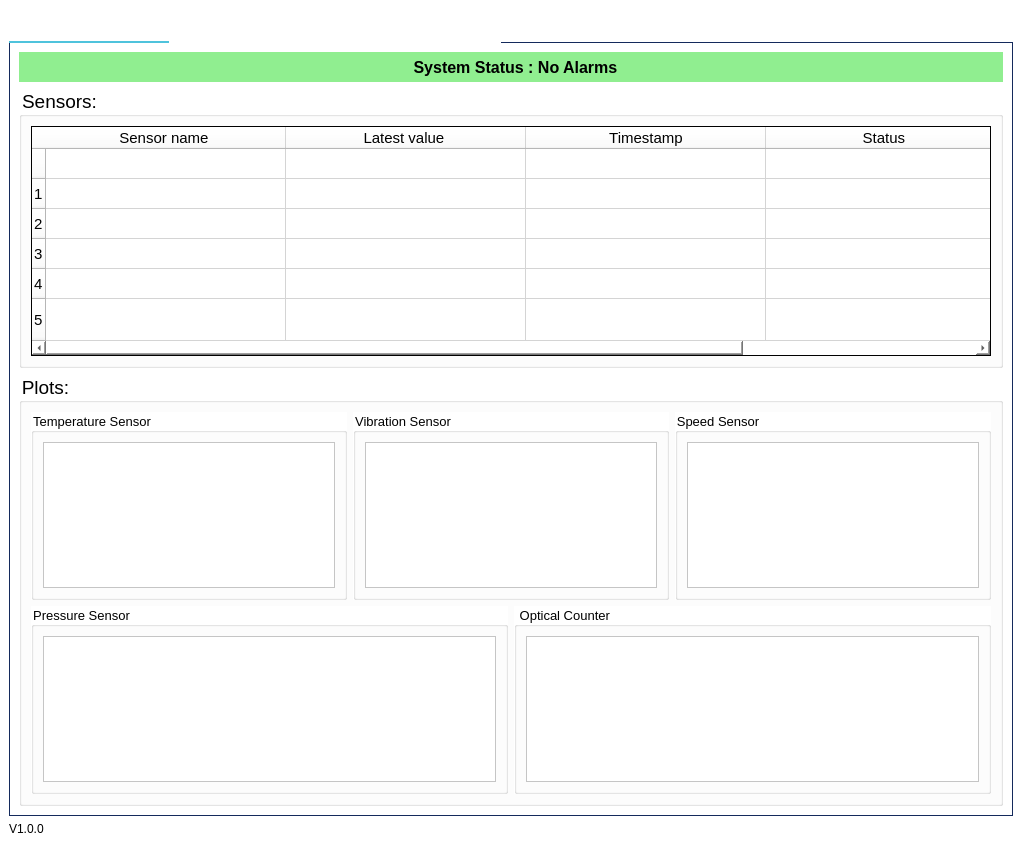
<?xml version="1.0" encoding="UTF-8"?>
<ui version="4.0">
 <class>MainWindow</class>
 <widget class="QMainWindow" name="MainWindow">
  <property name="geometry">
   <rect>
    <x>0</x>
    <y>0</y>
    <width>1022</width>
    <height>867</height>
   </rect>
  </property>
  <property name="windowTitle">
   <string>Production Line Sensor Dashboard </string>
  </property>
  <property name="windowIcon">
   <iconset>
    <normaloff>logo2424.png</normaloff>logo2424.png</iconset>
  </property>
  <property name="styleSheet">
   <string notr="true">QWidget {
    background-color: #ffffff;
}

</string>
  </property>
  <widget class="QWidget" name="centralwidget">
   <layout class="QGridLayout" name="gridLayout">
    <item row="0" column="0">
     <widget class="QTabWidget" name="tabWidget">
      <property name="styleSheet">
       <string notr="true">/* =========================
   QTabWidget – Base
   ========================= */
QTabWidget::pane {
    border: 1px solid #142a5c;
    background: #f5f8fc;
    top: -1px;
}

/* =========================
   QTabBar – Base Tabs
   ========================= */
QTabBar::tab {
    background: qlineargradient(
        x1:0, y1:0, x2:0, y2:1,
        stop:0 #2a4da3,
        stop:1 #1f3c88
    );

    color: white;
    font-family: &quot;Segoe UI&quot;;
    font-size: 11px;
    font-weight: 600;

    padding: 10px 20px;
    margin-right: 4px;

    border: 0px solid #142a5c;
    border-bottom: none;

    border-top-left-radius: 8px;
    border-top-right-radius: 8px;

    min-width: 120px;
}

/* =========================
   Hover (Soft Cyan Accent)
   ========================= */
QTabBar::tab:hover {
    background: qlineargradient(
        x1:0, y1:0, x2:0, y2:1,
        stop:0 #4fc3dc,
        stop:1 #1f3c88
    );
}

/* =========================
   Selected Tab (Same as Hover)
   ========================= */
QTabBar::tab:selected {
    background: qlineargradient(
        x1:0, y1:0, x2:0, y2:1,
        stop:0 #4fc3dc,
        stop:1 #1f3c88
    );

    color: white;
    border: 0px solid #142a5c;
    border-bottom: 2px solid #4fc3dc;
}

/* Lift selected tab slightly (3D feel) */
QTabBar::tab:selected {
    margin-top: -2px;
}

/* =========================
   Disabled Tab
   ========================= */
QTabBar::tab:disabled {
    background: #bfcbe6;
    color: #6b7aa8;
}
</string>
      </property>
      <property name="currentIndex">
       <number>0</number>
      </property>
      <property name="iconSize">
       <size>
        <width>22</width>
        <height>22</height>
       </size>
      </property>
      <widget class="QWidget" name="tab">
       <attribute name="icon">
        <iconset>
         <normaloff>Icons/icons8-dashboard-22.png</normaloff>Icons/icons8-dashboard-22.png</iconset>
       </attribute>
       <attribute name="title">
        <string>Dashboard</string>
       </attribute>
       <layout class="QGridLayout" name="gridLayout_2">
        <item row="0" column="0">
         <widget class="QLabel" name="System_Status_label">
          <property name="minimumSize">
           <size>
            <width>0</width>
            <height>30</height>
           </size>
          </property>
          <property name="font">
           <font>
            <pointsize>12</pointsize>
            <weight>75</weight>
            <italic>false</italic>
            <bold>true</bold>
            <underline>false</underline>
            <strikeout>false</strikeout>
           </font>
          </property>
          <property name="styleSheet">
           <string notr="true">background-color:lightgreen;</string>
          </property>
          <property name="text">
           <string>  System Status : No Alarms</string>
          </property>
          <property name="alignment">
           <set>Qt::AlignCenter</set>
          </property>
         </widget>
        </item>
        <item row="1" column="0">
         <widget class="QGroupBox" name="Sensors_groupBox">
          <property name="minimumSize">
           <size>
            <width>0</width>
            <height>280</height>
           </size>
          </property>
          <property name="maximumSize">
           <size>
            <width>16777215</width>
            <height>16777215</height>
           </size>
          </property>
          <property name="font">
           <font>
            <pointsize>14</pointsize>
           </font>
          </property>
          <property name="title">
           <string>Sensors:</string>
          </property>
          <layout class="QGridLayout" name="gridLayout_13">
           <item row="0" column="0">
            <widget class="QTableWidget" name="tableWidget">
             <property name="sizePolicy">
              <sizepolicy hsizetype="Expanding" vsizetype="Expanding">
               <horstretch>0</horstretch>
               <verstretch>0</verstretch>
              </sizepolicy>
             </property>
             <property name="font">
              <font>
               <pointsize>11</pointsize>
              </font>
             </property>
             <property name="frameShape">
              <enum>QFrame::Box</enum>
             </property>
             <property name="frameShadow">
              <enum>QFrame::Plain</enum>
             </property>
             <property name="horizontalScrollBarPolicy">
              <enum>Qt::ScrollBarAlwaysOn</enum>
             </property>
             <property name="sizeAdjustPolicy">
              <enum>QAbstractScrollArea::AdjustToContents</enum>
             </property>
             <attribute name="horizontalHeaderCascadingSectionResizes">
              <bool>true</bool>
             </attribute>
             <attribute name="horizontalHeaderDefaultSectionSize">
              <number>240</number>
             </attribute>
             <attribute name="horizontalHeaderHighlightSections">
              <bool>true</bool>
             </attribute>
             <attribute name="horizontalHeaderShowSortIndicator" stdset="0">
              <bool>true</bool>
             </attribute>
             <attribute name="horizontalHeaderStretchLastSection">
              <bool>true</bool>
             </attribute>
             <attribute name="verticalHeaderCascadingSectionResizes">
              <bool>true</bool>
             </attribute>
             <attribute name="verticalHeaderShowSortIndicator" stdset="0">
              <bool>true</bool>
             </attribute>
             <attribute name="verticalHeaderStretchLastSection">
              <bool>true</bool>
             </attribute>
             <row>
              <property name="text">
               <string/>
              </property>
              <property name="textAlignment">
               <set>AlignCenter</set>
              </property>
             </row>
             <row>
              <property name="text">
               <string>1</string>
              </property>
             </row>
             <row>
              <property name="text">
               <string>2</string>
              </property>
             </row>
             <row>
              <property name="text">
               <string>3</string>
              </property>
             </row>
             <row>
              <property name="text">
               <string>4</string>
              </property>
             </row>
             <row>
              <property name="text">
               <string>5</string>
              </property>
             </row>
             <column>
              <property name="text">
               <string>Sensor name </string>
              </property>
             </column>
             <column>
              <property name="text">
               <string>Latest value </string>
              </property>
             </column>
             <column>
              <property name="text">
               <string>Timestamp</string>
              </property>
             </column>
             <column>
              <property name="text">
               <string>Status </string>
              </property>
             </column>
            </widget>
           </item>
          </layout>
         </widget>
        </item>
        <item row="2" column="0">
         <widget class="QGroupBox" name="Plots_groupBox">
          <property name="font">
           <font>
            <pointsize>14</pointsize>
           </font>
          </property>
          <property name="title">
           <string>Plots:</string>
          </property>
          <layout class="QGridLayout" name="gridLayout_9">
           <item row="0" column="0">
            <layout class="QHBoxLayout" name="horizontalLayout">
             <item>
              <widget class="QGroupBox" name="groupBox">
               <property name="font">
                <font>
                 <pointsize>10</pointsize>
                </font>
               </property>
               <property name="title">
                <string>Temperature Sensor</string>
               </property>
               <layout class="QGridLayout" name="gridLayout_5">
                <item row="0" column="0">
                 <widget class="QGraphicsView" name="temp_graphicsView"/>
                </item>
               </layout>
              </widget>
             </item>
             <item>
              <widget class="QGroupBox" name="groupBox_2">
               <property name="font">
                <font>
                 <pointsize>10</pointsize>
                </font>
               </property>
               <property name="title">
                <string>Vibration Sensor</string>
               </property>
               <layout class="QGridLayout" name="gridLayout_6">
                <item row="0" column="0">
                 <widget class="QGraphicsView" name="vibration_graphicsView"/>
                </item>
               </layout>
              </widget>
             </item>
             <item>
              <widget class="QGroupBox" name="groupBox_3">
               <property name="font">
                <font>
                 <pointsize>10</pointsize>
                </font>
               </property>
               <property name="title">
                <string>Speed Sensor</string>
               </property>
               <layout class="QGridLayout" name="gridLayout_7">
                <item row="0" column="0">
                 <widget class="QGraphicsView" name="speed_graphicsView"/>
                </item>
               </layout>
              </widget>
             </item>
            </layout>
           </item>
           <item row="1" column="0">
            <layout class="QHBoxLayout" name="horizontalLayout_2">
             <item>
              <widget class="QGroupBox" name="groupBox_6">
               <property name="font">
                <font>
                 <pointsize>10</pointsize>
                </font>
               </property>
               <property name="title">
                <string>Pressure Sensor</string>
               </property>
               <layout class="QGridLayout" name="gridLayout_10">
                <item row="0" column="0">
                 <widget class="QGraphicsView" name="pressure_graphicsView"/>
                </item>
               </layout>
              </widget>
             </item>
             <item>
              <widget class="QGroupBox" name="groupBox_4">
               <property name="font">
                <font>
                 <pointsize>10</pointsize>
                </font>
               </property>
               <property name="title">
                <string> Optical Counter</string>
               </property>
               <layout class="QGridLayout" name="gridLayout_8">
                <item row="0" column="0">
                 <widget class="QGraphicsView" name="optical_counters_graphicsView"/>
                </item>
               </layout>
              </widget>
             </item>
            </layout>
           </item>
          </layout>
         </widget>
        </item>
       </layout>
      </widget>
      <widget class="QWidget" name="tab_2">
       <attribute name="icon">
        <iconset>
         <normaloff>Icons/icons8-alarm-22.png</normaloff>Icons/icons8-alarm-22.png</iconset>
       </attribute>
       <attribute name="title">
        <string>Alarm Log</string>
       </attribute>
       <layout class="QGridLayout" name="gridLayout_11">
        <item row="0" column="0">
         <layout class="QVBoxLayout" name="verticalLayout">
          <item>
           <widget class="QTextBrowser" name="Alarm_Log_textBrowser"/>
          </item>
          <item>
           <widget class="QPushButton" name="Clear_Alarms_Button">
            <property name="styleSheet">
             <string notr="true">QPushButton {
    background-color: qlineargradient(
        x1:0, y1:0, x2:0, y2:1,
        stop:0 #2a4da3,
        stop:1 #1f3c88
    );

    color: white;
    font-family: &quot;Segoe UI&quot;;
    font-size: 13px;
    font-weight: 600;

    padding: 8px 20px;
    padding-bottom: 10px;

    border-radius: 8px;
    border: 1px solid #142a5c;
}

QPushButton:hover {
    background-color: qlineargradient(
        x1:0, y1:0, x2:0, y2:1,
        stop:0 #4fc3dc,
        stop:1 #1f3c88
    );
}

QPushButton:pressed {
    background-color: #1f3c88;
    padding-top: 10px;
    padding-bottom: 8px;
}

QPushButton:disabled {
    background-color: #9fb0d9;
    color: #eeeeee;
    border: 1px solid #7a8bb5;
}
</string>
            </property>
            <property name="text">
             <string>Clear Alarms</string>
            </property>
           </widget>
          </item>
         </layout>
        </item>
       </layout>
      </widget>
      <widget class="QWidget" name="tab_3">
       <attribute name="icon">
        <iconset>
         <normaloff>Icons/icons8-maintenance-22.png</normaloff>Icons/icons8-maintenance-22.png</iconset>
       </attribute>
       <attribute name="title">
        <string>Maintenance Console</string>
       </attribute>
       <layout class="QGridLayout" name="gridLayout_3">
        <item row="0" column="0">
         <layout class="QVBoxLayout" name="verticalLayout_2">
          <item>
           <widget class="QLabel" name="label_2">
            <property name="font">
             <font>
              <pointsize>14</pointsize>
              <weight>50</weight>
              <bold>false</bold>
             </font>
            </property>
            <property name="text">
             <string>Live Log Viewer:</string>
            </property>
           </widget>
          </item>
          <item>
           <widget class="QTextBrowser" name="Live_Log_Viewer_textBrowser"/>
          </item>
         </layout>
        </item>
        <item row="1" column="0">
         <layout class="QHBoxLayout" name="horizontalLayout_3">
          <item>
           <spacer name="horizontalSpacer_8">
            <property name="orientation">
             <enum>Qt::Horizontal</enum>
            </property>
            <property name="sizeHint" stdset="0">
             <size>
              <width>40</width>
              <height>20</height>
             </size>
            </property>
           </spacer>
          </item>
          <item>
           <widget class="QPushButton" name="Restart_Simulation_Button">
            <property name="minimumSize">
             <size>
              <width>160</width>
              <height>30</height>
             </size>
            </property>
            <property name="styleSheet">
             <string notr="true">QPushButton {
    background-color: qlineargradient(
        x1:0, y1:0, x2:0, y2:1,
        stop:0 #2a4da3,
        stop:1 #1f3c88
    );

    color: white;
    font-family: &quot;Segoe UI&quot;;
    font-size: 13px;
    font-weight: 600;

    padding: 8px 20px;
    padding-bottom: 10px;

    border-radius: 8px;
    border: 1px solid #142a5c;
}

QPushButton:hover {
    background-color: qlineargradient(
        x1:0, y1:0, x2:0, y2:1,
        stop:0 #4fc3dc,
        stop:1 #1f3c88
    );
}

QPushButton:pressed {
    background-color: #1f3c88;
    padding-top: 10px;
    padding-bottom: 8px;
}

QPushButton:disabled {
    background-color: #9fb0d9;
    color: #eeeeee;
    border: 1px solid #7a8bb5;
}
</string>
            </property>
            <property name="text">
             <string>Restart Simulator</string>
            </property>
           </widget>
          </item>
          <item>
           <spacer name="horizontalSpacer_9">
            <property name="orientation">
             <enum>Qt::Horizontal</enum>
            </property>
            <property name="sizeHint" stdset="0">
             <size>
              <width>40</width>
              <height>20</height>
             </size>
            </property>
           </spacer>
          </item>
          <item>
           <widget class="QPushButton" name="Force_Refresh_Button">
            <property name="minimumSize">
             <size>
              <width>160</width>
              <height>30</height>
             </size>
            </property>
            <property name="styleSheet">
             <string notr="true">QPushButton {
    background-color: qlineargradient(
        x1:0, y1:0, x2:0, y2:1,
        stop:0 #2a4da3,
        stop:1 #1f3c88
    );

    color: white;
    font-family: &quot;Segoe UI&quot;;
    font-size: 13px;
    font-weight: 600;

    padding: 8px 20px;
    padding-bottom: 10px;

    border-radius: 8px;
    border: 1px solid #142a5c;
}

QPushButton:hover {
    background-color: qlineargradient(
        x1:0, y1:0, x2:0, y2:1,
        stop:0 #4fc3dc,
        stop:1 #1f3c88
    );
}

QPushButton:pressed {
    background-color: #1f3c88;
    padding-top: 10px;
    padding-bottom: 8px;
}

QPushButton:disabled {
    background-color: #9fb0d9;
    color: #eeeeee;
    border: 1px solid #7a8bb5;
}
</string>
            </property>
            <property name="text">
             <string>Force Refresh</string>
            </property>
           </widget>
          </item>
          <item>
           <spacer name="horizontalSpacer_10">
            <property name="orientation">
             <enum>Qt::Horizontal</enum>
            </property>
            <property name="sizeHint" stdset="0">
             <size>
              <width>40</width>
              <height>20</height>
             </size>
            </property>
           </spacer>
          </item>
          <item>
           <widget class="QPushButton" name="Snapshot_of_Values_Button">
            <property name="minimumSize">
             <size>
              <width>160</width>
              <height>30</height>
             </size>
            </property>
            <property name="styleSheet">
             <string notr="true">QPushButton {
    background-color: qlineargradient(
        x1:0, y1:0, x2:0, y2:1,
        stop:0 #2a4da3,
        stop:1 #1f3c88
    );

    color: white;
    font-family: &quot;Segoe UI&quot;;
    font-size: 13px;
    font-weight: 600;

    padding: 8px 20px;
    padding-bottom: 10px;

    border-radius: 8px;
    border: 1px solid #142a5c;
}

QPushButton:hover {
    background-color: qlineargradient(
        x1:0, y1:0, x2:0, y2:1,
        stop:0 #4fc3dc,
        stop:1 #1f3c88
    );
}

QPushButton:pressed {
    background-color: #1f3c88;
    padding-top: 10px;
    padding-bottom: 8px;
}

QPushButton:disabled {
    background-color: #9fb0d9;
    color: #eeeeee;
    border: 1px solid #7a8bb5;
}
</string>
            </property>
            <property name="text">
             <string>snapshot of values</string>
            </property>
           </widget>
          </item>
          <item>
           <spacer name="horizontalSpacer_11">
            <property name="orientation">
             <enum>Qt::Horizontal</enum>
            </property>
            <property name="sizeHint" stdset="0">
             <size>
              <width>40</width>
              <height>20</height>
             </size>
            </property>
           </spacer>
          </item>
          <item>
           <widget class="QPushButton" name="Clear_Alarms_Maintainance_Button">
            <property name="minimumSize">
             <size>
              <width>160</width>
              <height>30</height>
             </size>
            </property>
            <property name="styleSheet">
             <string notr="true">QPushButton {
    background-color: qlineargradient(
        x1:0, y1:0, x2:0, y2:1,
        stop:0 #2a4da3,
        stop:1 #1f3c88
    );

    color: white;
    font-family: &quot;Segoe UI&quot;;
    font-size: 13px;
    font-weight: 600;

    padding: 8px 20px;
    padding-bottom: 10px;

    border-radius: 8px;
    border: 1px solid #142a5c;
}

QPushButton:hover {
    background-color: qlineargradient(
        x1:0, y1:0, x2:0, y2:1,
        stop:0 #4fc3dc,
        stop:1 #1f3c88
    );
}

QPushButton:pressed {
    background-color: #1f3c88;
    padding-top: 10px;
    padding-bottom: 8px;
}

QPushButton:disabled {
    background-color: #9fb0d9;
    color: #eeeeee;
    border: 1px solid #7a8bb5;
}
</string>
            </property>
            <property name="text">
             <string>Clear Alarms</string>
            </property>
           </widget>
          </item>
          <item>
           <spacer name="horizontalSpacer_12">
            <property name="orientation">
             <enum>Qt::Horizontal</enum>
            </property>
            <property name="sizeHint" stdset="0">
             <size>
              <width>40</width>
              <height>20</height>
             </size>
            </property>
           </spacer>
          </item>
         </layout>
        </item>
       </layout>
      </widget>
     </widget>
    </item>
    <item row="1" column="0">
     <widget class="QLabel" name="label">
      <property name="text">
       <string>V1.0.0</string>
      </property>
     </widget>
    </item>
   </layout>
  </widget>
  <widget class="QMenuBar" name="menubar">
   <property name="geometry">
    <rect>
     <x>0</x>
     <y>0</y>
     <width>1022</width>
     <height>21</height>
    </rect>
   </property>
  </widget>
  <widget class="QStatusBar" name="statusbar"/>
 </widget>
 <resources/>
 <connections/>
</ui>
